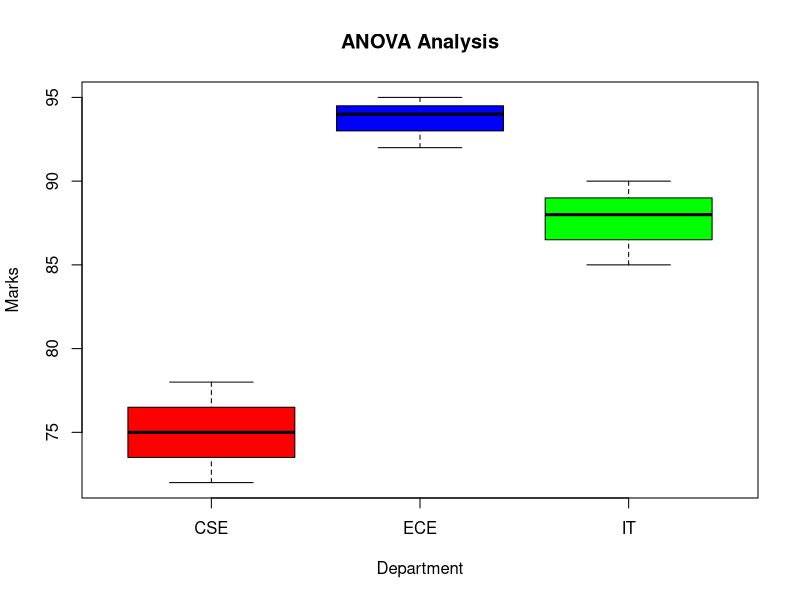

This figure's R source:
# =====================================================
# 18. ANOVA IN R
# =====================================================

# STEP 1: CREATE DATASET
marks <- c(85, 90, 88, 75, 78, 72, 92, 95, 94)
department <- factor(c(
  "IT", "IT", "IT",
  "CSE", "CSE", "CSE",
  "ECE", "ECE", "ECE"
))
data <- data.frame(marks, department)

# Display dataset
print(data)

# STEP 2: APPLY ANOVA
anova_model <- aov(
  marks ~ department,
  data = data
)

# STEP 3: DISPLAY RESULT
summary(anova_model)

# STEP 4: CREATE BOXPLOT
boxplot(
  marks ~ department,
  data = data,
  main = "ANOVA Analysis",
  xlab = "Department",
  ylab = "Marks",
  col = c("red", "blue", "green")
)

# =====================================================
# RESULT: ANOVA analysis performed successfully
# =====================================================
